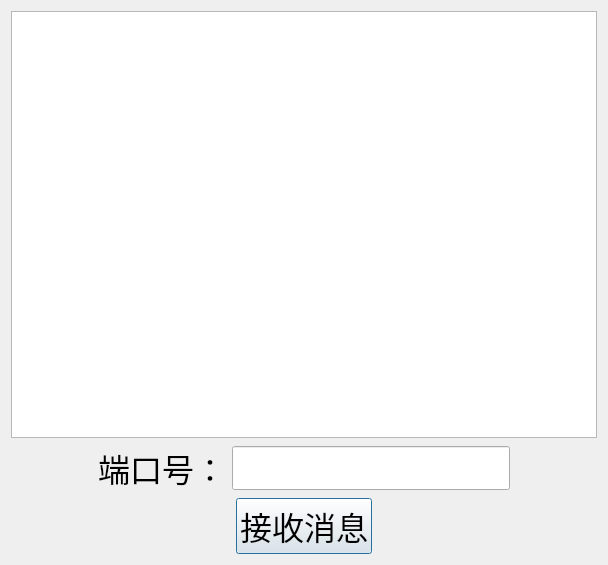
<?xml version="1.0" encoding="UTF-8"?>
<ui version="4.0">
 <class>ReceiverDialog</class>
 <widget class="QDialog" name="ReceiverDialog">
  <property name="geometry">
   <rect>
    <x>0</x>
    <y>0</y>
    <width>608</width>
    <height>565</height>
   </rect>
  </property>
  <property name="font">
   <font>
    <pointsize>24</pointsize>
   </font>
  </property>
  <property name="windowTitle">
   <string>ReceiverDialog</string>
  </property>
  <layout class="QVBoxLayout" name="verticalLayout_2">
   <item>
    <layout class="QVBoxLayout" name="verticalLayout">
     <item>
      <widget class="QListWidget" name="listWidget"/>
     </item>
     <item>
      <layout class="QHBoxLayout" name="horizontalLayout">
       <item>
        <spacer name="horizontalSpacer">
         <property name="orientation">
          <enum>Qt::Horizontal</enum>
         </property>
         <property name="sizeHint" stdset="0">
          <size>
           <width>40</width>
           <height>20</height>
          </size>
         </property>
        </spacer>
       </item>
       <item>
        <widget class="QLabel" name="label">
         <property name="text">
          <string>端口号：</string>
         </property>
        </widget>
       </item>
       <item>
        <widget class="QLineEdit" name="portEdit"/>
       </item>
       <item>
        <spacer name="horizontalSpacer_2">
         <property name="orientation">
          <enum>Qt::Horizontal</enum>
         </property>
         <property name="sizeHint" stdset="0">
          <size>
           <width>40</width>
           <height>20</height>
          </size>
         </property>
        </spacer>
       </item>
      </layout>
     </item>
     <item>
      <layout class="QHBoxLayout" name="horizontalLayout_2">
       <item>
        <spacer name="horizontalSpacer_3">
         <property name="orientation">
          <enum>Qt::Horizontal</enum>
         </property>
         <property name="sizeHint" stdset="0">
          <size>
           <width>40</width>
           <height>20</height>
          </size>
         </property>
        </spacer>
       </item>
       <item>
        <widget class="QPushButton" name="pushButton">
         <property name="text">
          <string>接收消息</string>
         </property>
        </widget>
       </item>
       <item>
        <spacer name="horizontalSpacer_4">
         <property name="orientation">
          <enum>Qt::Horizontal</enum>
         </property>
         <property name="sizeHint" stdset="0">
          <size>
           <width>40</width>
           <height>20</height>
          </size>
         </property>
        </spacer>
       </item>
      </layout>
     </item>
    </layout>
   </item>
  </layout>
 </widget>
 <layoutdefault spacing="6" margin="11"/>
 <resources/>
 <connections/>
</ui>
